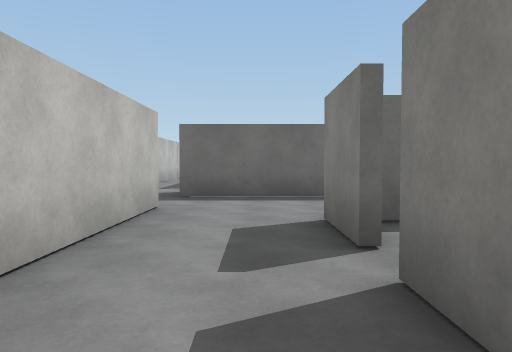
View 1 (above)

24 first-person views from a walk through a scene from a Unity 3-D project. The camera is 1.4 m above the floor, tilts 2° down and sees 70° across. The floor is counted in squares, 2 m on a side. Each view is taken from the middle of a square. On the plan, view 1 faces up. The plan holds only what a view shows up to about 11 squares ahead; the rest is blank. The player character is not drawn. Some animated figures are left out. Surface patterns are stand-ins for the level's own textures.

View 2
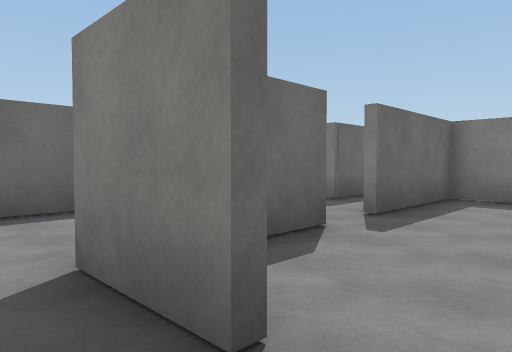

View 3
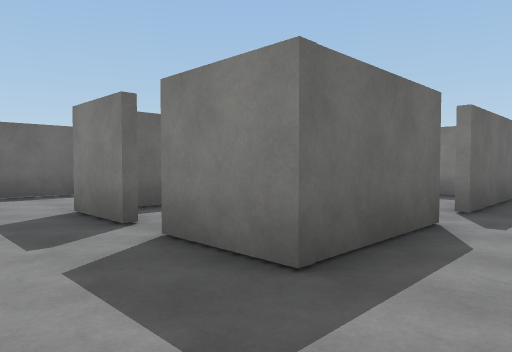

View 4
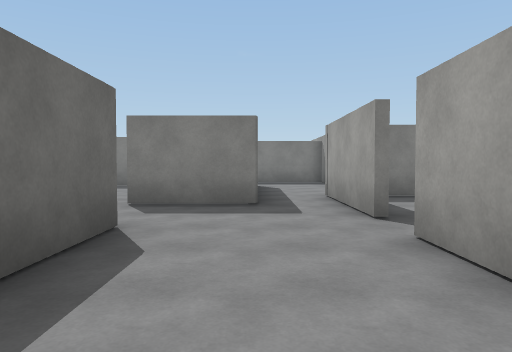

View 5
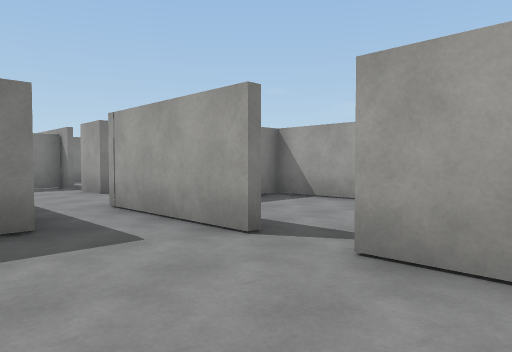

View 6
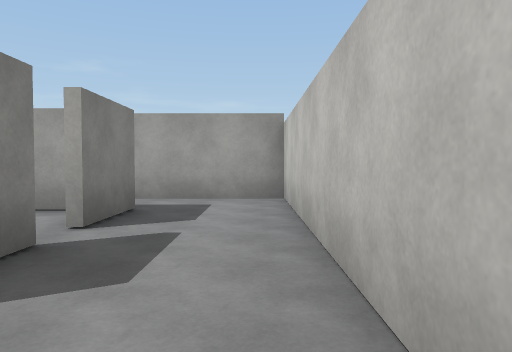

View 7
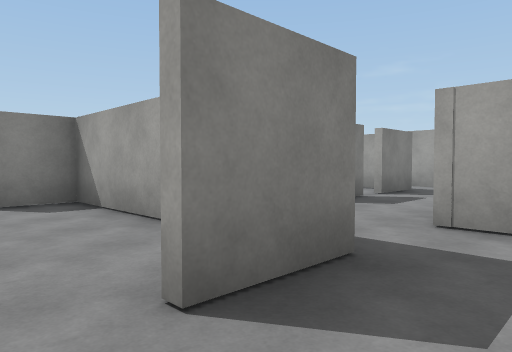

View 8
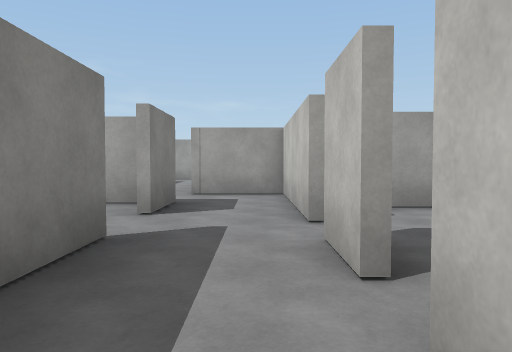

View 9
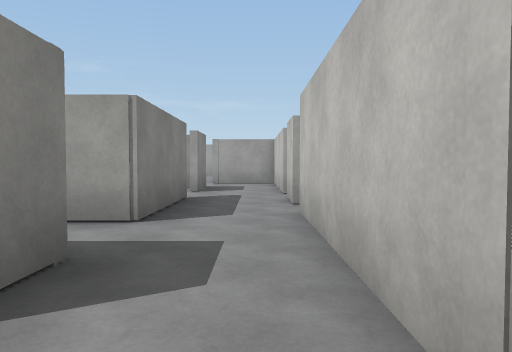

View 10
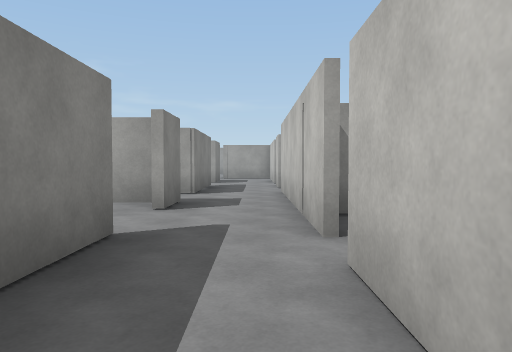

View 11
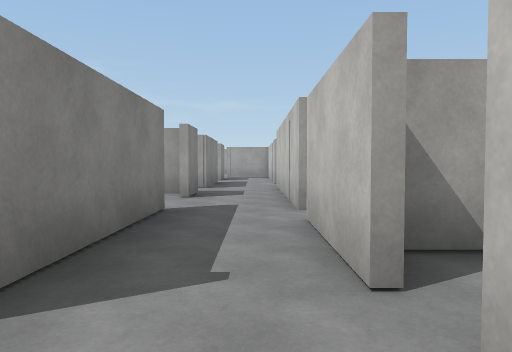

View 12
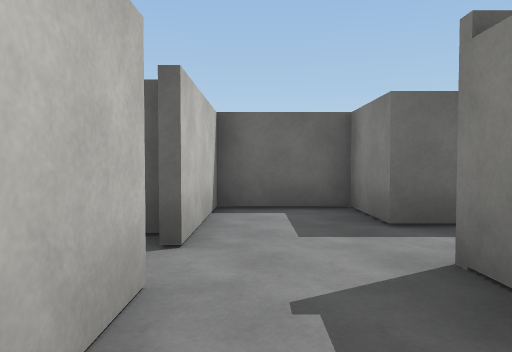

View 13
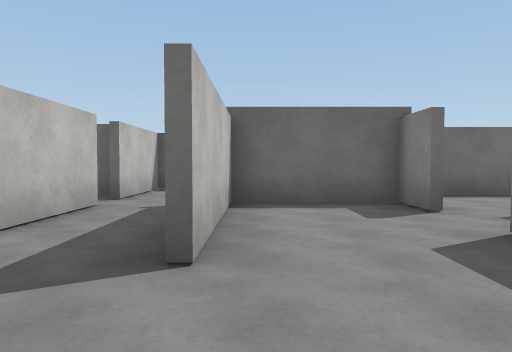

View 14
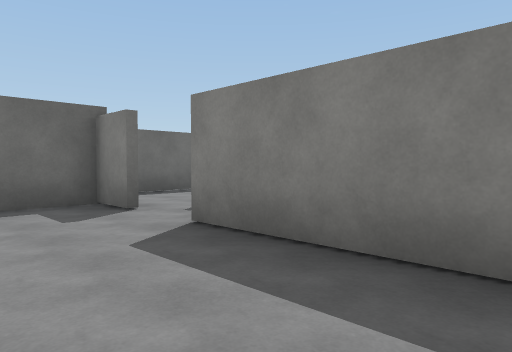

View 15
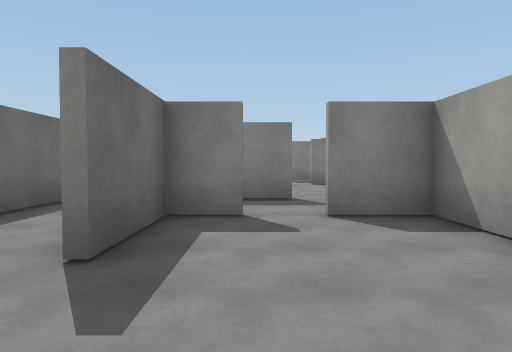

View 16
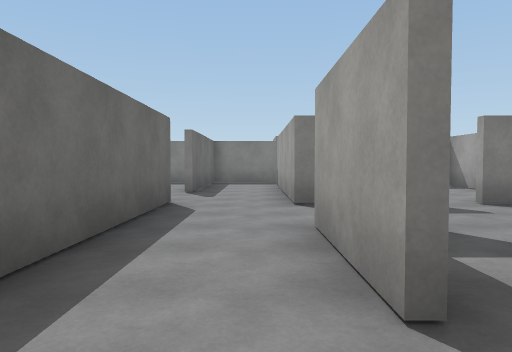

View 17
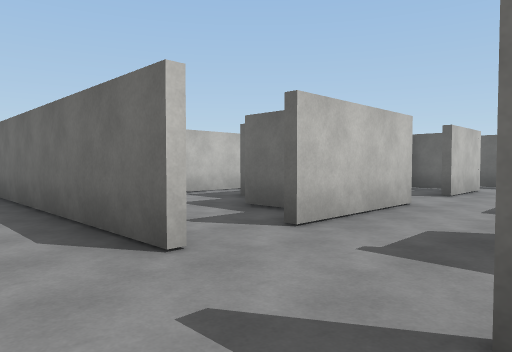

View 18
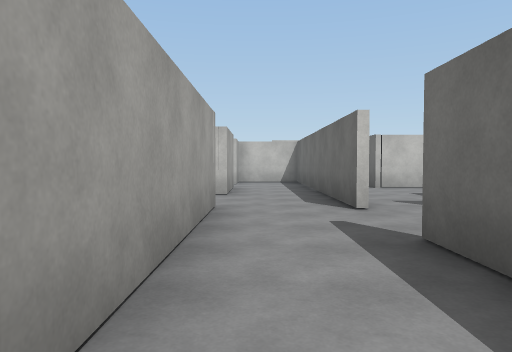

View 19
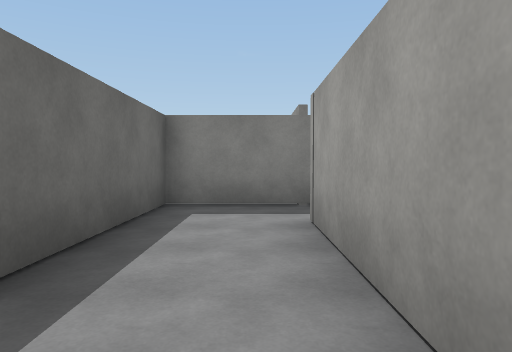

View 20
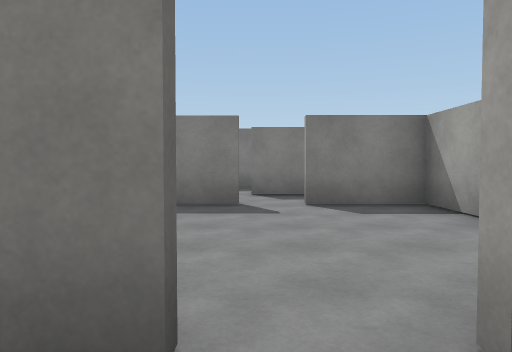

View 21
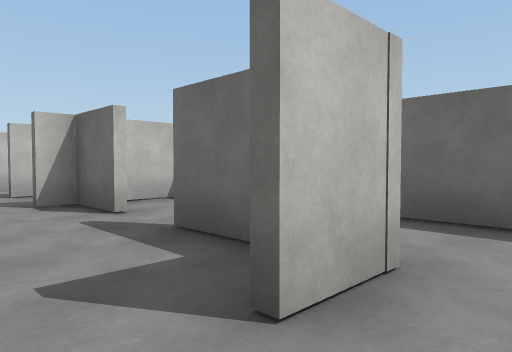

View 22
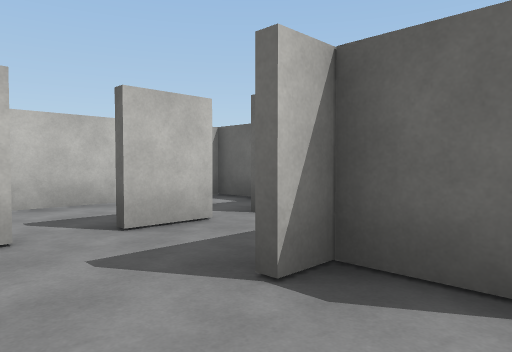

View 23
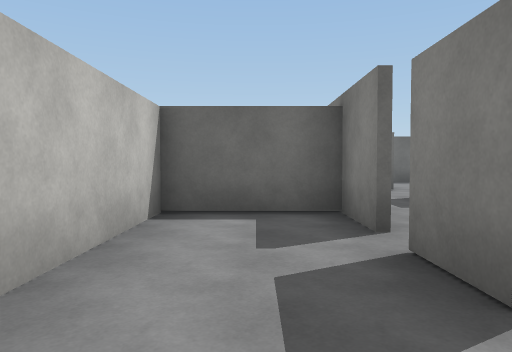

View 24
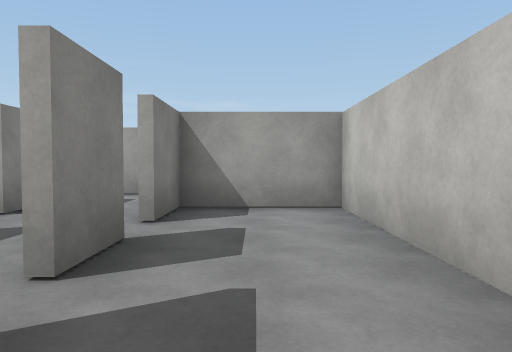

### Floor plan
Points are (right, up) in squares from view 1. A wall is a line through its corners. A room is listed if a view was taken in it or the views show most of it. See-through windows are left out.
Room 1 (views 1, 2, 3, 4, 5, 6)
walls: (2.1, 4.5) (3.5, 4.5); (4.5, 4.5) (7.9, 4.5); (4, 7.5) (-1.6, 7.5); (0.8, 2.9) (0.8, 4.6); (7.4, 6) (6.2, 6) (6.2, 8.2); (-1.6, 5.8) (-1.6, -1.2) (1.4, -1.2); (0.8, 0.5) (0.8, 2.2); (10.2, 3.6) (11.6, 3.6)
ways out: opening at (5, 8) to room 8; opening at (4, 4) to room 9; gap at (1, 2.5) to room 9; opening at (-2, 6.5) to room 12; opening at (10.5, 4.5)
Room 2 (views 7, 8, 9, 10, 12, 23, 24)
walls: (-3.8, 12.6) (-3.8, 14.2) (-6.3, 14.2) (-6.3, 8.3) (-3.8, 8.3) (-3.8, 9.8); (-3.6, 11.9) (-3.6, 10.6); (-3.8, 10.6) (-3.8, 11.9); (-1.6, 15.2) (-1.6, 16.6); (-1.6, 10.5) (-1.6, 13.7); (-3.6, 9.8) (-3.6, 7.4); (-1.6, 18.4) (-1.6, 22.6); (-3.6, 18.6) (-3.6, 12.6); (-1.6, 7.5) (-1.6, 9.1); (-3.6, 22.1) (-3.6, 19.5)
ways out: opening at (-3, 22) to room 3; opening at (-2, 17.5) to room 4; opening at (-2, 10) to room 5; opening at (-3, 8.5) to room 12; opening at (-4, 19); gap at (-4, 22)
Room 3 (view 11)
walls: (-0.8, 24.1) (-1.6, 24.1) (-1.6, 25.7) (-3.6, 25.7) (-3.6, 23)
ways out: opening at (-3, 22) to room 2
Room 4 (views 13, 14)
walls: (1.5, 21.1) (1.5, 22.4) (-1.6, 22.4) (-1.6, 18.4); (1.5, 16.4) (1.5, 19.6); (-1.2, 15.5) (-0.4, 15.5)
ways out: opening at (-2, 17.5) to room 2; opening at (2, 21)
Room 5 (views 15, 22)
walls: (0.1, 11.2) (-1.6, 11.2); (3.8, 10.1) (3.8, 11.2) (1.5, 11.2); (-1.2, 7.7) (3.8, 7.7) (3.8, 9.1)
ways out: opening at (-2, 10) to room 2; opening at (1, 11) to room 6; opening at (2.5, 10) to room 8
Room 6 (view 16)
walls: (1.5, 11.4) (4, 11.4); (-1.6, 13.1) (-1.6, 12); (3.6, 13.5) (0.2, 13.5)
ways out: opening at (1, 11) to room 5; opening at (2.5, 12.5) to room 11
Room 7 (views 17, 18, 19)
walls: (13.1, 11) (13.1, 13.5) (8.6, 13.5); (6.2, 11.4) (11.4, 11.4)
ways out: opening at (6, 12.5) to room 11; opening at (7.5, 14); opening at (12, 11)
Room 8 (views 20, 21)
walls: (6.2, 9.2) (6.2, 10.4)
ways out: opening at (5, 8) to room 1; opening at (2.5, 10) to room 5; opening at (6, 9) to room 10; opening at (4.5, 11) to room 11
Room 9 (no view inside)
walls: (5.6, 0.6) (7.6, 0.6) (7.6, 4.3) (4.5, 4.3); (3.5, 4.3) (1.4, 4.3); (1.8, 0.6) (2.2, 0.6)
ways out: opening at (4, 4) to room 1; gap at (1, 2.5) to room 1
Room 10 (no view inside)
walls: (11.1, 9.2) (11.1, 10.4); (9.6, 6.1) (11.1, 6.1) (11.1, 8.2)
ways out: opening at (6, 9) to room 8; opening at (11, 9)
Room 11 (no view inside)
walls: (4, 11.4) (4, 10.1); (6.2, 10.4) (6.2, 11.4); (6.5, 13.5) (3.6, 13.5)
ways out: opening at (2.5, 12.5) to room 6; opening at (6, 12.5) to room 7; opening at (4.5, 11) to room 8
Room 12 (no view inside)
walls: (-3.6, 7.4) (-3.6, 5.8) (-1.6, 5.8)
ways out: opening at (-2, 6.5) to room 1; opening at (-3, 8.5) to room 2

Positions as (right, up) in squares from view 1, and headings:
1: (0, 0), facing up
2: (0, 2), facing up-right
3: (-1, -1), facing up-right
4: (0, 6), facing right
5: (2, 7), facing down-right
6: (-1, 6), facing down
7: (-3, 10), facing down-right
8: (-3, 14), facing down
9: (-3, 18), facing down
10: (-3, 22), facing down
11: (-3, 24), facing down
12: (-3, 20), facing up
13: (-1, 16), facing up
14: (-1, 16), facing up-right
15: (-1, 10), facing right
16: (0, 12), facing right
17: (9, 12), facing up-left
18: (12, 12), facing left
19: (7, 12), facing right
20: (5, 9), facing right
21: (5, 9), facing up-left
22: (0, 9), facing up-left
23: (-5, 9), facing up
24: (-5, 14), facing down
